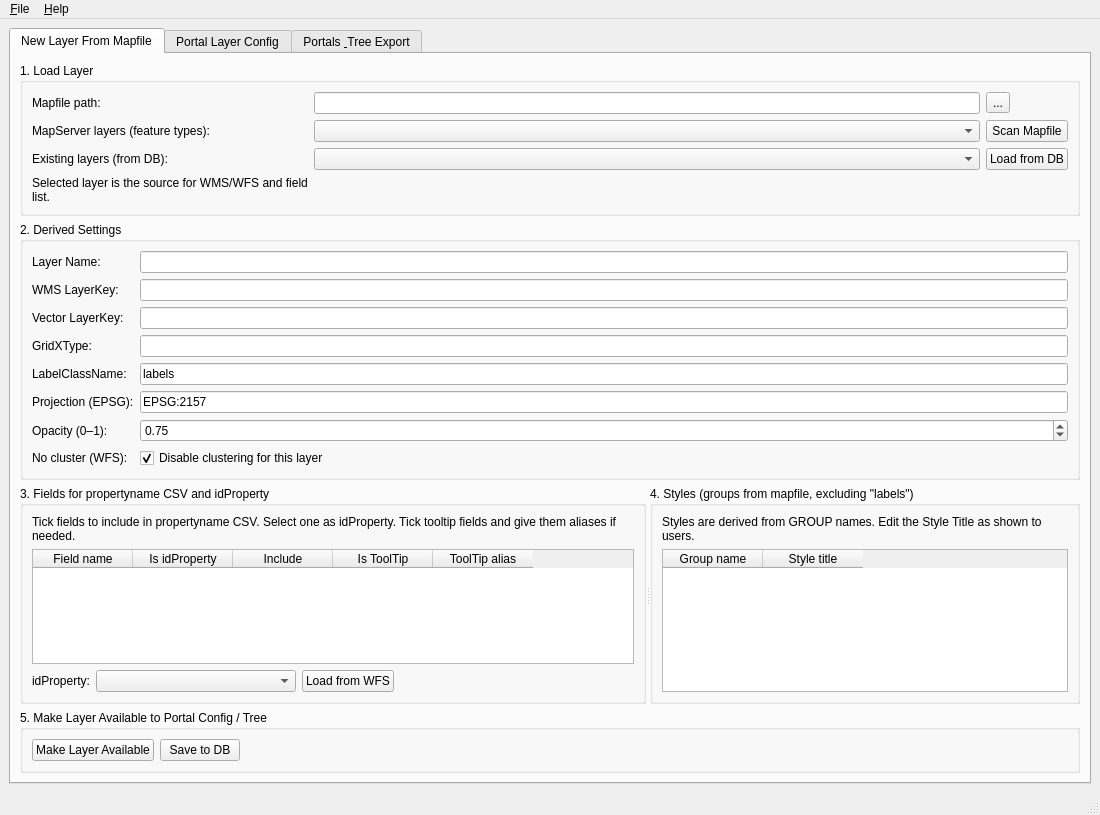
<?xml version="1.0" encoding="UTF-8"?>
<ui version="4.0">
 <class>LayerConfigNewLayerWizard</class>
 <widget class="QMainWindow" name="LayerConfigNewLayerWizard">
  <property name="geometry">
   <rect>
    <x>0</x>
    <y>0</y>
    <width>1100</width>
    <height>800</height>
   </rect>
  </property>
  <property name="windowTitle">
   <string>LayerConfig - New Layer From Mapfile</string>
  </property>
  <widget class="QWidget" name="centralwidget">
   <layout class="QVBoxLayout" name="verticalLayout_main">
    <item>
     <widget class="QTabWidget" name="tabMain">
      <property name="tabPosition">
       <enum>QTabWidget::North</enum>
      </property>
      <property name="currentIndex">
       <number>0</number>
      </property>
      <widget class="QWidget" name="tabNewLayer">
       <attribute name="title">
        <string>New Layer From Mapfile</string>
       </attribute>
       <layout class="QVBoxLayout" name="verticalLayout_newLayer">
        <item>
         <widget class="QGroupBox" name="groupBox_load">
          <property name="title">
           <string>1. Load Layer</string>
          </property>
          <layout class="QGridLayout" name="gridLayout_load">
           <item row="0" column="0">
            <widget class="QLabel" name="label_mapFilePath">
             <property name="text">
              <string>Mapfile path:</string>
             </property>
            </widget>
           </item>
           <item row="0" column="1">
            <widget class="QLineEdit" name="txtMapFilePath"/>
           </item>
           <item row="0" column="2">
            <widget class="QToolButton" name="btnBrowseMapFile">
             <property name="text">
              <string>...</string>
             </property>
            </widget>
           </item>
           <item row="1" column="0">
            <widget class="QLabel" name="label_mapLayers">
             <property name="text">
              <string>MapServer layers (feature types):</string>
             </property>
            </widget>
           </item>
           <item row="1" column="1">
            <widget class="QComboBox" name="cmbMapFileLayerNames"/>
           </item>
           <item row="1" column="2">
            <widget class="QPushButton" name="btnScanMapFile">
             <property name="text">
              <string>Scan Mapfile</string>
             </property>
            </widget>
           </item>
           <item row="2" column="0">
            <widget class="QLabel" name="label_dbLayers">
             <property name="text">
              <string>Existing layers (from DB):</string>
             </property>
            </widget>
           </item>
           <item row="2" column="1">
            <widget class="QComboBox" name="cmbDbLayers"/>
           </item>
           <item row="2" column="2">
            <widget class="QPushButton" name="btnLoadFromDb">
             <property name="text">
              <string>Load from DB</string>
             </property>
            </widget>
           </item>
           <item row="3" column="0">
            <widget class="QLabel" name="label_selectedLayerHint">
             <property name="text">
              <string>Selected layer is the source for WMS/WFS and field list.</string>
             </property>
             <property name="wordWrap">
              <bool>true</bool>
             </property>
            </widget>
           </item>
          </layout>
         </widget>
        </item>
        <item>
         <widget class="QGroupBox" name="groupBox_derived">
          <property name="title">
           <string>2. Derived Settings</string>
          </property>
          <layout class="QFormLayout" name="formLayout_derived">
           <item row="0" column="0">
            <widget class="QLabel" name="label_layerName">
             <property name="text">
              <string>Layer Name:</string>
             </property>
            </widget>
           </item>
           <item row="0" column="1">
            <widget class="QLineEdit" name="txtLayerName">
             <property name="readOnly">
              <bool>true</bool>
             </property>
            </widget>
           </item>
           <item row="1" column="0">
            <widget class="QLabel" name="label_wmsLayerKey">
             <property name="text">
              <string>WMS LayerKey:</string>
             </property>
            </widget>
           </item>
           <item row="1" column="1">
            <widget class="QLineEdit" name="txtWmsLayerKey">
             <property name="readOnly">
              <bool>true</bool>
             </property>
            </widget>
           </item>
           <item row="2" column="0">
            <widget class="QLabel" name="label_vectorLayerKey">
             <property name="text">
              <string>Vector LayerKey:</string>
             </property>
            </widget>
           </item>
           <item row="2" column="1">
            <widget class="QLineEdit" name="txtVectorLayerKey">
             <property name="readOnly">
              <bool>true</bool>
             </property>
            </widget>
           </item>
           <item row="3" column="0">
            <widget class="QLabel" name="label_gridXType">
             <property name="text">
              <string>GridXType:</string>
             </property>
            </widget>
           </item>
           <item row="3" column="1">
            <widget class="QLineEdit" name="txtGridXType">
             <property name="readOnly">
              <bool>true</bool>
             </property>
            </widget>
           </item>
           <item row="4" column="0">
            <widget class="QLabel" name="label_labelClassName">
             <property name="text">
              <string>LabelClassName:</string>
             </property>
            </widget>
           </item>
           <item row="4" column="1">
            <widget class="QLineEdit" name="txtLabelClassName">
             <property name="text">
              <string>labels</string>
             </property>
            </widget>
           </item>
           <item row="5" column="0">
            <widget class="QLabel" name="label_projection">
             <property name="text">
              <string>Projection (EPSG):</string>
             </property>
            </widget>
           </item>
           <item row="5" column="1">
            <widget class="QLineEdit" name="txtProjection">
             <property name="text">
              <string>EPSG:2157</string>
             </property>
            </widget>
           </item>
           <item row="6" column="0">
            <widget class="QLabel" name="label_opacity">
             <property name="text">
              <string>Opacity (0–1):</string>
             </property>
            </widget>
           </item>
           <item row="6" column="1">
            <widget class="QDoubleSpinBox" name="spinOpacity">
             <property name="decimals">
              <number>2</number>
             </property>
             <property name="minimum">
              <double>0.000000000000000</double>
             </property>
             <property name="maximum">
              <double>1.000000000000000</double>
             </property>
             <property name="singleStep">
              <double>0.050000000000000</double>
             </property>
             <property name="value">
              <double>0.750000000000000</double>
             </property>
            </widget>
           </item>
           <item row="7" column="0">
            <widget class="QLabel" name="label_noCluster">
             <property name="text">
              <string>No cluster (WFS):</string>
             </property>
            </widget>
           </item>
           <item row="7" column="1">
            <widget class="QCheckBox" name="chkNoCluster">
             <property name="text">
              <string>Disable clustering for this layer</string>
             </property>
             <property name="checked">
              <bool>true</bool>
             </property>
            </widget>
           </item>
          </layout>
         </widget>
        </item>
        <item>
         <widget class="QSplitter" name="splitter_fields_styles">
          <property name="orientation">
           <enum>Qt::Horizontal</enum>
          </property>
          <widget class="QWidget" name="widget_fields">
           <layout class="QVBoxLayout" name="verticalLayout_fields">
            <item>
             <widget class="QGroupBox" name="groupBox_fields">
              <property name="title">
               <string>3. Fields for propertyname CSV and idProperty</string>
              </property>
              <layout class="QVBoxLayout" name="verticalLayout_fields_inner">
               <item>
                <widget class="QLabel" name="label_fieldsInfo">
                 <property name="text">
                  <string>Tick fields to include in propertyname CSV. Select one as idProperty. Tick tooltip fields and give them aliases if needed.</string>
                 </property>
                 <property name="wordWrap">
                  <bool>true</bool>
                 </property>
                </widget>
               </item>
               <item>
                <widget class="QTableWidget" name="tblFields">
                 <column>
                  <property name="text">
                   <string>Field name</string>
                  </property>
                 </column>
                 <column>
                  <property name="text">
                   <string>Is idProperty</string>
                  </property>
                 </column>
                 <column>
                  <property name="text">
                   <string>Include</string>
                  </property>
                 </column>
                 <column>
                  <property name="text">
                   <string>Is ToolTip</string>
                  </property>
                 </column>
                 <column>
                  <property name="text">
                   <string>ToolTip alias</string>
                  </property>
                 </column>
                </widget>
               </item>
               <item>
                <layout class="QHBoxLayout" name="horizontalLayout_idProperty">
                 <item>
                  <widget class="QLabel" name="label_idPropertyCombo">
                   <property name="text">
                    <string>idProperty:</string>
                   </property>
                  </widget>
                 </item>
                 <item>
                  <widget class="QComboBox" name="cmbIdProperty">
                   <property name="minimumSize">
                    <size>
                     <width>200</width>
                     <height>0</height>
                    </size>
                   </property>
                  </widget>
                 </item>
                 <item>
                  <widget class="QPushButton" name="btnLoadFieldsFromWFS">
                   <property name="text">
                    <string>Load from WFS</string>
                   </property>
                  </widget>
                 </item>
                 <item>
                  <spacer name="horizontalSpacer_idProperty">
                   <property name="orientation">
                    <enum>Qt::Horizontal</enum>
                   </property>
                   <property name="sizeHint" stdset="0">
                    <size>
                     <width>40</width>
                     <height>20</height>
                    </size>
                   </property>
                  </spacer>
                 </item>
                </layout>
               </item>
              </layout>
             </widget>
            </item>
           </layout>
          </widget>
          <widget class="QWidget" name="widget_styles">
           <layout class="QVBoxLayout" name="verticalLayout_styles">
            <item>
             <widget class="QGroupBox" name="groupBox_styles">
              <property name="title">
               <string>4. Styles (groups from mapfile, excluding &quot;labels&quot;)</string>
              </property>
              <layout class="QVBoxLayout" name="verticalLayout_styles_inner">
               <item>
                <widget class="QLabel" name="label_stylesInfo">
                 <property name="text">
                  <string>Styles are derived from GROUP names. Edit the Style Title as shown to users.</string>
                 </property>
                 <property name="wordWrap">
                  <bool>true</bool>
                 </property>
                </widget>
               </item>
               <item>
                <widget class="QTableWidget" name="tblStyles">
                 <column>
                  <property name="text">
                   <string>Group name</string>
                  </property>
                 </column>
                 <column>
                  <property name="text">
                   <string>Style title</string>
                  </property>
                 </column>
                </widget>
               </item>
              </layout>
             </widget>
            </item>
           </layout>
          </widget>
         </widget>
        </item>
        <item>
         <widget class="QGroupBox" name="groupBox_makeAvailable">
          <property name="title">
           <string>5. Make Layer Available to Portal Config / Tree</string>
          </property>
          <layout class="QHBoxLayout" name="horizontalLayout_makeAvailable">
           <item>
            <widget class="QPushButton" name="btnMakeLayerAvailable">
             <property name="text">
              <string>Make Layer Available</string>
             </property>
            </widget>
           </item>
           <item>
            <widget class="QPushButton" name="btnSaveLayerToDb">
             <property name="text">
              <string>Save to DB</string>
             </property>
            </widget>
           </item>
           <item>
            <spacer name="horizontalSpacer_makeAvailable">
             <property name="orientation">
              <enum>Qt::Horizontal</enum>
             </property>
             <property name="sizeHint" stdset="0">
              <size>
               <width>40</width>
               <height>20</height>
              </size>
             </property>
            </spacer>
           </item>
          </layout>
         </widget>
        </item>
       </layout>
      </widget>
      <widget class="QWidget" name="tabPortalLayerConfig">
       <attribute name="title">
        <string>Portal Layer Config</string>
       </attribute>
       <layout class="QVBoxLayout" name="verticalLayout_portalLayerConfig">
        <item>
         <widget class="QGroupBox" name="groupBox_portalSelectLayers">
          <property name="title">
           <string>1. Select Portal</string>
          </property>
          <layout class="QHBoxLayout" name="horizontalLayout_portalSelectLayers">
           <item>
            <widget class="QLabel" name="label_portalSelectLayers">
             <property name="text">
              <string>Portal:</string>
             </property>
            </widget>
           </item>
           <item>
            <widget class="QComboBox" name="cmbPortalSelectLayers"/>
           </item>
           <item>
            <spacer name="horizontalSpacer_portalSelectLayers">
             <property name="orientation">
              <enum>Qt::Horizontal</enum>
             </property>
             <property name="sizeHint" stdset="0">
              <size>
               <width>40</width>
               <height>20</height>
              </size>
             </property>
            </spacer>
           </item>
          </layout>
         </widget>
        </item>
        <item>
         <widget class="QSplitter" name="splitter_portalLayerConfig">
          <property name="orientation">
           <enum>Qt::Horizontal</enum>
          </property>
          <widget class="QWidget" name="widget_portalLayersLeft">
           <layout class="QVBoxLayout" name="verticalLayout_portalLayersLeft">
            <item>
             <widget class="QGroupBox" name="groupBox_portalLayers">
              <property name="title">
               <string>2. Layers and services in this portal</string>
              </property>
              <layout class="QVBoxLayout" name="verticalLayout_portalLayersInner">
               <item>
                <widget class="QTableWidget" name="tblPortalLayers">
                 <column>
                  <property name="text">
                   <string>LayerKey</string>
                  </property>
                 </column>
                 <column>
                  <property name="text">
                   <string>Layer name</string>
                  </property>
                 </column>
                 <column>
                  <property name="text">
                   <string>Service</string>
                  </property>
                 </column>
                </widget>
               </item>
              </layout>
             </widget>
            </item>
            <item>
             <widget class="QGroupBox" name="groupBox_allLayers">
              <property name="title">
               <string>3. All layers (global)</string>
              </property>
              <layout class="QVBoxLayout" name="verticalLayout_allLayers">
               <item>
                <widget class="QTableWidget" name="tblAllLayers">
                 <column>
                  <property name="text">
                   <string>Layer name</string>
                  </property>
                 </column>
                 <column>
                  <property name="text">
                   <string>BaseLayerKey</string>
                  </property>
                 </column>
                 <column>
                  <property name="text">
                   <string>In portals</string>
                  </property>
                 </column>
                </widget>
               </item>
               <item>
                <layout class="QHBoxLayout" name="horizontalLayout_allLayersButtons">
                 <item>
                  <widget class="QPushButton" name="btnAddLayerToPortalAsWms">
                   <property name="text">
                    <string>Add to portal as WMS</string>
                   </property>
                  </widget>
                 </item>
                 <item>
                  <widget class="QPushButton" name="btnAddLayerToPortalAsWfs">
                   <property name="text">
                    <string>Add to portal as WFS</string>
                   </property>
                  </widget>
                 </item>
                 <item>
                  <widget class="QPushButton" name="btnAddLayerToPortalAsSwitch">
                   <property name="text">
                    <string>Add to portal as Switch</string>
                   </property>
                  </widget>
                 </item>
                 <item>
                  <widget class="QPushButton" name="btnRemoveLayerFromPortal">
                   <property name="text">
                    <string>Remove from portal</string>
                   </property>
                  </widget>
                 </item>
                </layout>
               </item>
              </layout>
             </widget>
            </item>
           </layout>
          </widget>
          <widget class="QWidget" name="widget_portalLayersRight">
           <layout class="QVBoxLayout" name="verticalLayout_portalLayersRight">
            <item>
             <widget class="QGroupBox" name="groupBox_layerDetailsPortal">
              <property name="title">
               <string>3. Layer details (read-only)</string>
              </property>
              <layout class="QFormLayout" name="formLayout_layerDetailsPortal">
               <item row="0" column="0">
                <widget class="QLabel" name="label_layerNamePortal">
                 <property name="text">
                  <string>Layer Name:</string>
                 </property>
                </widget>
               </item>
               <item row="0" column="1">
                <widget class="QLineEdit" name="txtLayerNamePortal">
                 <property name="readOnly">
                  <bool>true</bool>
                 </property>
                </widget>
               </item>
               <item row="1" column="0">
                <widget class="QLabel" name="label_wmsKeyPortal">
                 <property name="text">
                  <string>WMS LayerKey:</string>
                 </property>
                </widget>
               </item>
               <item row="1" column="1">
                <widget class="QLineEdit" name="txtWmsKeyPortal">
                 <property name="readOnly">
                  <bool>true</bool>
                 </property>
                </widget>
               </item>
               <item row="2" column="0">
                <widget class="QLabel" name="label_wfsKeyPortal">
                 <property name="text">
                  <string>WFS LayerKey:</string>
                 </property>
                </widget>
               </item>
               <item row="2" column="1">
                <widget class="QLineEdit" name="txtWfsKeyPortal">
                 <property name="readOnly">
                  <bool>true</bool>
                 </property>
                </widget>
               </item>
               <item row="3" column="0">
                <widget class="QLabel" name="label_gridXTypePortal">
                 <property name="text">
                  <string>GridXType:</string>
                 </property>
                </widget>
               </item>
               <item row="3" column="1">
                <widget class="QLineEdit" name="txtGridXTypePortal">
                 <property name="readOnly">
                  <bool>true</bool>
                 </property>
                </widget>
               </item>
               <item row="4" column="0">
                <widget class="QLabel" name="label_geomFieldPortal">
                 <property name="text">
                  <string>geomFieldName:</string>
                 </property>
                </widget>
               </item>
               <item row="4" column="1">
                <widget class="QLineEdit" name="txtGeomFieldPortal">
                 <property name="readOnly">
                  <bool>true</bool>
                 </property>
                </widget>
               </item>
               <item row="5" column="0">
                <widget class="QLabel" name="label_labelClassPortal">
                 <property name="text">
                  <string>LabelClassName:</string>
                 </property>
                </widget>
               </item>
               <item row="5" column="1">
                <widget class="QLineEdit" name="txtLabelClassPortal">
                 <property name="readOnly">
                  <bool>true</bool>
                 </property>
                </widget>
               </item>
               <item row="6" column="0">
                <widget class="QLabel" name="label_opacityPortal">
                 <property name="text">
                  <string>Default opacity:</string>
                 </property>
                </widget>
               </item>
               <item row="6" column="1">
                <widget class="QLineEdit" name="txtOpacityPortal">
                 <property name="readOnly">
                  <bool>true</bool>
                 </property>
                </widget>
               </item>
              </layout>
             </widget>
            </item>
            <item>
             <widget class="QGroupBox" name="groupBox_switchLayersPortal">
              <property name="title">
               <string>4. Switch layers in this portal</string>
              </property>
              <layout class="QVBoxLayout" name="verticalLayout_switchLayersPortal">
               <item>
                <widget class="QTableWidget" name="tblSwitchLayersPortal">
                 <column>
                  <property name="text">
                   <string>Switch key</string>
                  </property>
                 </column>
                 <column>
                  <property name="text">
                   <string>WMS layer</string>
                  </property>
                 </column>
                 <column>
                  <property name="text">
                   <string>WFS layer</string>
                  </property>
                 </column>
                 <column>
                  <property name="text">
                   <string>Enabled</string>
                  </property>
                 </column>
                </widget>
               </item>
               <item>
                <layout class="QHBoxLayout" name="horizontalLayout_switchLayerButtons">
                 <item>
                  <widget class="QPushButton" name="btnAddSwitchLayerPortal">
                   <property name="text">
                    <string>Add switchlayer</string>
                   </property>
                  </widget>
                 </item>
                 <item>
                  <widget class="QPushButton" name="btnRemoveSwitchLayerPortal">
                   <property name="text">
                    <string>Remove selected</string>
                   </property>
                  </widget>
                 </item>
                 <item>
                  <spacer name="horizontalSpacer_switchLayerButtons">
                   <property name="orientation">
                    <enum>Qt::Horizontal</enum>
                   </property>
                   <property name="sizeHint" stdset="0">
                    <size>
                     <width>40</width>
                     <height>20</height>
                    </size>
                   </property>
                  </spacer>
                 </item>
                </layout>
               </item>
              </layout>
             </widget>
            </item>
            <item>
             <spacer name="verticalSpacer_layerDetailsPortal">
              <property name="orientation">
               <enum>Qt::Vertical</enum>
              </property>
              <property name="sizeHint" stdset="0">
               <size>
                <width>20</width>
                <height>40</height>
               </size>
              </property>
             </spacer>
            </item>
           </layout>
          </widget>
         </widget>
        </item>
        <item>
         <widget class="QGroupBox" name="groupBox_exportLayerJson">
          <property name="title">
           <string>5. Export layer JSON</string>
          </property>
          <layout class="QVBoxLayout" name="verticalLayout_exportLayerJson">
           <item>
            <widget class="QLabel" name="label_exportLayerJsonInfo">
             <property name="text">
              <string>Exports portal layer configuration JSONs (default.json, editor.json, tii_default.json, nta_default.json) using global layer definitions, portal mappings, and switch layer definitions.</string>
             </property>
             <property name="wordWrap">
              <bool>true</bool>
             </property>
            </widget>
           </item>
           <item>
            <layout class="QHBoxLayout" name="horizontalLayout_exportLayerJsonButtons">
             <item>
              <widget class="QPushButton" name="btnExportCurrentPortalLayersJson">
               <property name="text">
                <string>Export layer JSON for current portal...</string>
               </property>
              </widget>
             </item>
             <item>
              <widget class="QPushButton" name="btnExportAllPortalsLayersJson">
               <property name="text">
                <string>Export layer JSON for all portals...</string>
               </property>
              </widget>
             </item>
             <item>
              <spacer name="horizontalSpacer_exportLayerJsonButtons">
               <property name="orientation">
                <enum>Qt::Horizontal</enum>
               </property>
               <property name="sizeHint" stdset="0">
                <size>
                 <width>40</width>
                 <height>20</height>
                </size>
               </property>
              </spacer>
             </item>
            </layout>
           </item>
          </layout>
         </widget>
        </item>
       </layout>
      </widget>
      <widget class="QWidget" name="tabPortalsExport">
       <attribute name="title">
        <string>Portals &amp; Tree Export</string>
       </attribute>
       <layout class="QVBoxLayout" name="verticalLayout_portalsExport">
        <item>
         <widget class="QGroupBox" name="groupBox_portalSelect">
          <property name="title">
           <string>5. Select Portal</string>
          </property>
          <layout class="QHBoxLayout" name="horizontalLayout_portalSelect">
           <item>
            <widget class="QLabel" name="label_portalSelect">
             <property name="text">
              <string>Portal:</string>
             </property>
            </widget>
           </item>
           <item>
            <widget class="QComboBox" name="cmbPortalSelect"/>
           </item>
           <item>
            <spacer name="horizontalSpacer_portalSelect">
             <property name="orientation">
              <enum>Qt::Horizontal</enum>
             </property>
             <property name="sizeHint" stdset="0">
              <size>
               <width>40</width>
               <height>20</height>
              </size>
             </property>
            </spacer>
           </item>
          </layout>
         </widget>
        </item>
        <item>
         <widget class="QSplitter" name="splitter_portalTree">
          <property name="orientation">
           <enum>Qt::Horizontal</enum>
          </property>
          <widget class="QWidget" name="widget_portalTree">
           <layout class="QVBoxLayout" name="verticalLayout_portalTree">
            <item>
             <widget class="QGroupBox" name="groupBox_portalTree">
              <property name="title">
               <string>6. Portal Layer Tree</string>
              </property>
              <layout class="QVBoxLayout" name="verticalLayout_portalTreeInner">
               <item>
                <widget class="QLabel" name="label_portalTreeInfo">
                 <property name="text">
                  <string>Folder structure and layers for the selected portal. Drag and drop to reorder.</string>
                 </property>
                 <property name="wordWrap">
                  <bool>true</bool>
                 </property>
                </widget>
               </item>
               <item>
                <widget class="QTreeView" name="treePortalLayers"/>
               </item>
               <item>
                <layout class="QHBoxLayout" name="horizontalLayout_treeButtons">
                 <item>
                  <widget class="QPushButton" name="btnAddFolderNode">
                   <property name="text">
                    <string>Add Folder</string>
                   </property>
                  </widget>
                 </item>
                 <item>
                  <widget class="QPushButton" name="btnDeleteNode">
                   <property name="text">
                    <string>Delete Selected Node</string>
                   </property>
                  </widget>
                 </item>
                 <item>
                  <spacer name="horizontalSpacer_treeButtons">
                   <property name="orientation">
                    <enum>Qt::Horizontal</enum>
                   </property>
                   <property name="sizeHint" stdset="0">
                    <size>
                     <width>40</width>
                     <height>20</height>
                    </size>
                   </property>
                  </spacer>
                 </item>
                </layout>
               </item>
              </layout>
             </widget>
            </item>
           </layout>
          </widget>
          <widget class="QWidget" name="widget_portalRight">
           <layout class="QVBoxLayout" name="verticalLayout_portalRight">
            <item>
             <widget class="QGroupBox" name="groupBox_nodeDetails">
              <property name="title">
               <string>7. Selected Node Details</string>
              </property>
              <layout class="QVBoxLayout" name="verticalLayout_nodeDetails">
               <item>
                <widget class="QGroupBox" name="groupBox_folderDetails">
                 <property name="title">
                  <string>Folder Properties</string>
                 </property>
                 <layout class="QFormLayout" name="formLayout_folderDetails">
                  <item row="0" column="0">
                   <widget class="QLabel" name="label_folderTitle">
                    <property name="text">
                     <string>Folder title:</string>
                    </property>
                   </widget>
                  </item>
                  <item row="0" column="1">
                   <widget class="QLineEdit" name="txtFolderTitle"/>
                  </item>
                  <item row="1" column="0">
                   <widget class="QLabel" name="label_folderId">
                    <property name="text">
                     <string>Folder id:</string>
                    </property>
                   </widget>
                  </item>
                  <item row="1" column="1">
                   <widget class="QLineEdit" name="txtFolderId"/>
                  </item>
                  <item row="2" column="0">
                   <widget class="QLabel" name="label_folderExpanded">
                    <property name="text">
                     <string>Expanded:</string>
                    </property>
                   </widget>
                  </item>
                  <item row="2" column="1">
                   <widget class="QCheckBox" name="chkFolderExpanded">
                    <property name="text">
                     <string>Expanded by default</string>
                    </property>
                   </widget>
                  </item>
                  <item row="3" column="0">
                   <widget class="QLabel" name="label_folderChecked">
                    <property name="text">
                     <string>Checked:</string>
                    </property>
                   </widget>
                  </item>
                  <item row="3" column="1">
                   <widget class="QCheckBox" name="chkFolderChecked">
                    <property name="text">
                     <string>Checked by default</string>
                    </property>
                   </widget>
                  </item>
                 </layout>
                </widget>
               </item>
               <item>
                <widget class="QGroupBox" name="groupBox_layerDetails">
                 <property name="title">
                  <string>Layer Properties</string>
                 </property>
                 <layout class="QFormLayout" name="formLayout_layerDetails">
                  <item row="0" column="0">
                   <widget class="QLabel" name="label_layerKey">
                    <property name="text">
                     <string>LayerKey:</string>
                    </property>
                   </widget>
                  </item>
                  <item row="0" column="1">
                   <widget class="QLineEdit" name="txtLayerKey">
                    <property name="readOnly">
                     <bool>true</bool>
                    </property>
                   </widget>
                  </item>
                  <item row="1" column="0">
                   <widget class="QLabel" name="label_layerTitle">
                    <property name="text">
                     <string>Display title:</string>
                    </property>
                   </widget>
                  </item>
                  <item row="1" column="1">
                   <widget class="QLineEdit" name="txtLayerTitle"/>
                  </item>
                  <item row="2" column="0">
                   <widget class="QLabel" name="label_layerGlyph">
                    <property name="text">
                     <string>Glyph/icon:</string>
                    </property>
                   </widget>
                  </item>
                  <item row="2" column="1">
                   <widget class="QComboBox" name="cmbLayerIconType">
                    <item>
                     <property name="text">
                      <string>Point</string>
                     </property>
                    </item>
                    <item>
                     <property name="text">
                      <string>Line</string>
                     </property>
                    </item>
                    <item>
                     <property name="text">
                      <string>Polygon</string>
                     </property>
                    </item>
                    <item>
                     <property name="text">
                      <string>Bars</string>
                     </property>
                    </item>
                    <item>
                     <property name="text">
                      <string>Map</string>
                     </property>
                    </item>
                   </widget>
                  </item>
                  <item row="3" column="0">
                   <widget class="QLabel" name="label_layerTooltip">
                    <property name="text">
                     <string>Tooltip (qtip):</string>
                    </property>
                   </widget>
                  </item>
                  <item row="3" column="1">
                   <widget class="QPlainTextEdit" name="txtLayerTooltip"/>
                  </item>
                 </layout>
                </widget>
               </item>
              </layout>
             </widget>
            </item>
            <item>
             <widget class="QGroupBox" name="groupBox_availableLayers">
              <property name="title">
               <string>8. Available Layers (not in this portal tree)</string>
              </property>
              <layout class="QVBoxLayout" name="verticalLayout_availableLayers">
               <item>
                <widget class="QLabel" name="label_availableLayersInfo">
                 <property name="text">
                  <string>Select a layer and add it under the selected folder or node in the tree.</string>
                 </property>
                 <property name="wordWrap">
                  <bool>true</bool>
                 </property>
                </widget>
               </item>
               <item>
                <widget class="QListWidget" name="listAvailableLayers"/>
               </item>
               <item>
                <layout class="QHBoxLayout" name="horizontalLayout_addLayerToTree">
                 <item>
                  <widget class="QPushButton" name="btnAddLayerToTree">
                   <property name="text">
                    <string>Add Selected Layer to Tree</string>
                   </property>
                  </widget>
                 </item>
                 <item>
                  <spacer name="horizontalSpacer_addLayerToTree">
                   <property name="orientation">
                    <enum>Qt::Horizontal</enum>
                   </property>
                   <property name="sizeHint" stdset="0">
                    <size>
                     <width>40</width>
                     <height>20</height>
                    </size>
                   </property>
                  </spacer>
                 </item>
                </layout>
               </item>
              </layout>
             </widget>
            </item>
           </layout>
          </widget>
         </widget>
        </item>
        <item>
         <widget class="QGroupBox" name="groupBox_export">
          <property name="title">
           <string>9. Save and Export JSON</string>
          </property>
          <layout class="QVBoxLayout" name="verticalLayout_export">
           <item>
            <widget class="QLabel" name="label_exportInfo">
             <property name="text">
              <string>Saving writes the layer and portal tree to the database. Export regenerates JSON for the current or all portals from the database.</string>
             </property>
             <property name="wordWrap">
              <bool>true</bool>
             </property>
            </widget>
           </item>
           <item>
            <layout class="QHBoxLayout" name="horizontalLayout_exportButtons">
             <item>
              <widget class="QPushButton" name="btnSavePortalToDatabase">
               <property name="text">
                <string>Save Portal Configuration to Database</string>
               </property>
              </widget>
             </item>
             <item>
              <widget class="QPushButton" name="btnExportCurrentPortalJson">
               <property name="text">
                <string>Export JSON for current portal</string>
               </property>
              </widget>
             </item>
             <item>
              <widget class="QPushButton" name="btnExportAllPortalsJson">
               <property name="text">
                <string>Export JSON for all portals</string>
               </property>
              </widget>
             </item>
             <item>
              <spacer name="horizontalSpacer_exportButtons">
               <property name="orientation">
                <enum>Qt::Horizontal</enum>
               </property>
               <property name="sizeHint" stdset="0">
                <size>
                 <width>40</width>
                 <height>20</height>
                </size>
               </property>
              </spacer>
             </item>
            </layout>
           </item>
          </layout>
         </widget>
        </item>
        <item>
         <spacer name="verticalSpacer_portalsExport">
          <property name="orientation">
           <enum>Qt::Vertical</enum>
          </property>
          <property name="sizeHint" stdset="0">
           <size>
            <width>20</width>
            <height>40</height>
           </size>
          </property>
         </spacer>
        </item>
       </layout>
      </widget>
     </widget>
    </item>
   </layout>
  </widget>
  <widget class="QMenuBar" name="menubar">
   <property name="geometry">
    <rect>
     <x>0</x>
     <y>0</y>
     <width>1100</width>
     <height>21</height>
    </rect>
   </property>
   <widget class="QMenu" name="menuFile">
    <property name="title">
     <string>&amp;File</string>
    </property>
   </widget>
   <widget class="QMenu" name="menuHelp">
    <property name="title">
     <string>&amp;Help</string>
    </property>
   </widget>
   <addaction name="menuFile"/>
   <addaction name="menuHelp"/>
  </widget>
  <widget class="QStatusBar" name="statusbar"/>
 </widget>
 <resources/>
 <connections/>
</ui>
